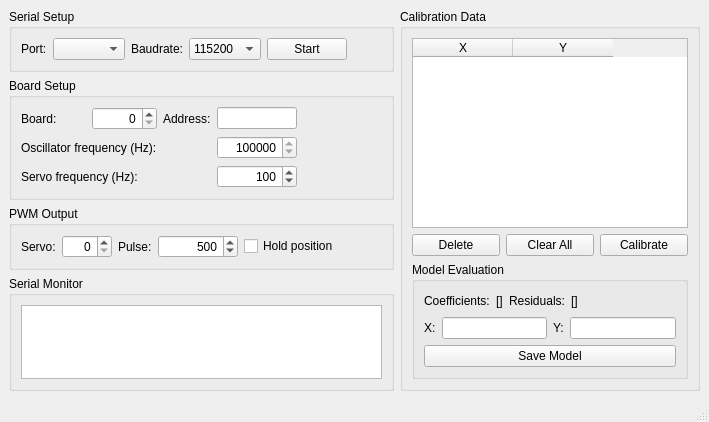
<?xml version="1.0" encoding="UTF-8"?>
<ui version="4.0">
 <class>MainWindow</class>
 <widget class="QMainWindow" name="MainWindow">
  <property name="geometry">
   <rect>
    <x>0</x>
    <y>0</y>
    <width>709</width>
    <height>422</height>
   </rect>
  </property>
  <property name="sizePolicy">
   <sizepolicy hsizetype="Preferred" vsizetype="Preferred">
    <horstretch>0</horstretch>
    <verstretch>0</verstretch>
   </sizepolicy>
  </property>
  <property name="windowTitle">
   <string>Calibration GUI</string>
  </property>
  <widget class="QWidget" name="centralwidget">
   <layout class="QHBoxLayout" name="horizontalLayout_7">
    <item>
     <layout class="QVBoxLayout" name="verticalLayout_2">
      <item>
       <widget class="QGroupBox" name="groupBox_2">
        <property name="title">
         <string>Serial Setup</string>
        </property>
        <layout class="QHBoxLayout" name="horizontalLayout_3">
         <item>
          <widget class="QLabel" name="label_4">
           <property name="text">
            <string>Port:</string>
           </property>
          </widget>
         </item>
         <item>
          <widget class="QComboBox" name="port_select"/>
         </item>
         <item>
          <widget class="QLabel" name="label_9">
           <property name="text">
            <string>Baudrate:</string>
           </property>
          </widget>
         </item>
         <item>
          <widget class="QComboBox" name="baud_select">
           <property name="currentIndex">
            <number>1</number>
           </property>
           <item>
            <property name="text">
             <string>9600</string>
            </property>
           </item>
           <item>
            <property name="text">
             <string>115200</string>
            </property>
           </item>
          </widget>
         </item>
         <item>
          <widget class="QPushButton" name="start_button">
           <property name="text">
            <string>Start</string>
           </property>
           <property name="checkable">
            <bool>true</bool>
           </property>
          </widget>
         </item>
         <item>
          <spacer name="horizontalSpacer_5">
           <property name="orientation">
            <enum>Qt::Horizontal</enum>
           </property>
           <property name="sizeHint" stdset="0">
            <size>
             <width>40</width>
             <height>20</height>
            </size>
           </property>
          </spacer>
         </item>
        </layout>
       </widget>
      </item>
      <item>
       <widget class="QGroupBox" name="groupBox_3">
        <property name="title">
         <string>Board Setup</string>
        </property>
        <layout class="QGridLayout" name="gridLayout">
         <item row="0" column="0">
          <layout class="QHBoxLayout" name="horizontalLayout_4">
           <item>
            <widget class="QLabel" name="label">
             <property name="text">
              <string>Board:</string>
             </property>
            </widget>
           </item>
           <item>
            <widget class="QSpinBox" name="board_value">
             <property name="minimumSize">
              <size>
               <width>50</width>
               <height>0</height>
              </size>
             </property>
             <property name="alignment">
              <set>Qt::AlignRight|Qt::AlignTrailing|Qt::AlignVCenter</set>
             </property>
             <property name="maximum">
              <number>2</number>
             </property>
            </widget>
           </item>
          </layout>
         </item>
         <item row="0" column="1">
          <widget class="QLabel" name="label_6">
           <property name="text">
            <string>Address:</string>
           </property>
          </widget>
         </item>
         <item row="0" column="2">
          <widget class="QLineEdit" name="board_address_edit">
           <property name="minimumSize">
            <size>
             <width>0</width>
             <height>0</height>
            </size>
           </property>
           <property name="maximumSize">
            <size>
             <width>80</width>
             <height>16777215</height>
            </size>
           </property>
           <property name="alignment">
            <set>Qt::AlignRight|Qt::AlignTrailing|Qt::AlignVCenter</set>
           </property>
           <property name="readOnly">
            <bool>true</bool>
           </property>
          </widget>
         </item>
         <item row="0" column="3">
          <spacer name="horizontalSpacer">
           <property name="orientation">
            <enum>Qt::Horizontal</enum>
           </property>
           <property name="sizeHint" stdset="0">
            <size>
             <width>40</width>
             <height>20</height>
            </size>
           </property>
          </spacer>
         </item>
         <item row="1" column="0">
          <widget class="QLabel" name="label_8">
           <property name="text">
            <string>Oscillator frequency (Hz):</string>
           </property>
          </widget>
         </item>
         <item row="2" column="0">
          <widget class="QLabel" name="label_7">
           <property name="text">
            <string>Servo frequency (Hz):</string>
           </property>
          </widget>
         </item>
         <item row="1" column="2">
          <widget class="QSpinBox" name="osc_freq_value">
           <property name="minimumSize">
            <size>
             <width>80</width>
             <height>0</height>
            </size>
           </property>
           <property name="alignment">
            <set>Qt::AlignRight|Qt::AlignTrailing|Qt::AlignVCenter</set>
           </property>
           <property name="minimum">
            <number>23000000</number>
           </property>
           <property name="maximum">
            <number>27000000</number>
           </property>
           <property name="singleStep">
            <number>100000</number>
           </property>
           <property name="value">
            <number>25000000</number>
           </property>
           <property name="displayIntegerBase">
            <number>10</number>
           </property>
          </widget>
         </item>
         <item row="2" column="2">
          <widget class="QSpinBox" name="servo_freq_value">
           <property name="minimumSize">
            <size>
             <width>50</width>
             <height>0</height>
            </size>
           </property>
           <property name="alignment">
            <set>Qt::AlignRight|Qt::AlignTrailing|Qt::AlignVCenter</set>
           </property>
           <property name="minimum">
            <number>50</number>
           </property>
           <property name="maximum">
            <number>1000</number>
           </property>
           <property name="singleStep">
            <number>1</number>
           </property>
           <property name="value">
            <number>100</number>
           </property>
          </widget>
         </item>
        </layout>
       </widget>
      </item>
      <item>
       <widget class="QGroupBox" name="groupBox">
        <property name="title">
         <string>PWM Output</string>
        </property>
        <layout class="QHBoxLayout" name="horizontalLayout_2">
         <item>
          <widget class="QLabel" name="label_2">
           <property name="text">
            <string>Servo:</string>
           </property>
          </widget>
         </item>
         <item>
          <widget class="QSpinBox" name="servo_value">
           <property name="minimumSize">
            <size>
             <width>50</width>
             <height>0</height>
            </size>
           </property>
           <property name="alignment">
            <set>Qt::AlignRight|Qt::AlignTrailing|Qt::AlignVCenter</set>
           </property>
           <property name="maximum">
            <number>7</number>
           </property>
          </widget>
         </item>
         <item>
          <widget class="QLabel" name="label_3">
           <property name="text">
            <string>Pulse:</string>
           </property>
          </widget>
         </item>
         <item>
          <widget class="QSpinBox" name="pulse_value">
           <property name="minimumSize">
            <size>
             <width>80</width>
             <height>0</height>
            </size>
           </property>
           <property name="alignment">
            <set>Qt::AlignRight|Qt::AlignTrailing|Qt::AlignVCenter</set>
           </property>
           <property name="accelerated">
            <bool>true</bool>
           </property>
           <property name="suffix">
            <string/>
           </property>
           <property name="maximum">
            <number>4095</number>
           </property>
           <property name="stepType">
            <enum>QAbstractSpinBox::DefaultStepType</enum>
           </property>
           <property name="value">
            <number>500</number>
           </property>
          </widget>
         </item>
         <item>
          <widget class="QCheckBox" name="hold_enable">
           <property name="text">
            <string>Hold position</string>
           </property>
          </widget>
         </item>
         <item>
          <spacer name="horizontalSpacer_6">
           <property name="orientation">
            <enum>Qt::Horizontal</enum>
           </property>
           <property name="sizeHint" stdset="0">
            <size>
             <width>40</width>
             <height>20</height>
            </size>
           </property>
          </spacer>
         </item>
        </layout>
       </widget>
      </item>
      <item>
       <widget class="QGroupBox" name="groupBox_4">
        <property name="title">
         <string>Serial Monitor</string>
        </property>
        <layout class="QVBoxLayout" name="verticalLayout">
         <item>
          <widget class="QTextEdit" name="console">
           <property name="readOnly">
            <bool>true</bool>
           </property>
          </widget>
         </item>
        </layout>
       </widget>
      </item>
     </layout>
    </item>
    <item>
     <widget class="QGroupBox" name="groupBox_5">
      <property name="title">
       <string>Calibration Data</string>
      </property>
      <layout class="QVBoxLayout" name="verticalLayout_4">
       <item>
        <widget class="QTableWidget" name="calibration_table">
         <column>
          <property name="text">
           <string>X</string>
          </property>
         </column>
         <column>
          <property name="text">
           <string>Y</string>
          </property>
         </column>
        </widget>
       </item>
       <item>
        <layout class="QHBoxLayout" name="horizontalLayout_8">
         <item>
          <widget class="QPushButton" name="delete_button">
           <property name="text">
            <string>Delete</string>
           </property>
          </widget>
         </item>
         <item>
          <widget class="QPushButton" name="clear_button">
           <property name="text">
            <string>Clear All</string>
           </property>
          </widget>
         </item>
         <item>
          <widget class="QPushButton" name="calibrate_button">
           <property name="text">
            <string>Calibrate</string>
           </property>
          </widget>
         </item>
        </layout>
       </item>
       <item>
        <widget class="QGroupBox" name="groupBox_6">
         <property name="title">
          <string>Model Evaluation</string>
         </property>
         <layout class="QVBoxLayout" name="verticalLayout_3">
          <item>
           <layout class="QHBoxLayout" name="horizontalLayout">
            <item>
             <widget class="QLabel" name="label_5">
              <property name="text">
               <string>Coefficients:</string>
              </property>
             </widget>
            </item>
            <item>
             <widget class="QLabel" name="coefficients_label">
              <property name="text">
               <string>[]</string>
              </property>
             </widget>
            </item>
            <item>
             <widget class="QLabel" name="label_10">
              <property name="text">
               <string>Residuals:</string>
              </property>
             </widget>
            </item>
            <item>
             <widget class="QLabel" name="residuals_label">
              <property name="text">
               <string>[]</string>
              </property>
             </widget>
            </item>
            <item>
             <spacer name="horizontalSpacer_2">
              <property name="orientation">
               <enum>Qt::Horizontal</enum>
              </property>
              <property name="sizeHint" stdset="0">
               <size>
                <width>40</width>
                <height>20</height>
               </size>
              </property>
             </spacer>
            </item>
           </layout>
          </item>
          <item>
           <layout class="QHBoxLayout" name="horizontalLayout_5">
            <item>
             <widget class="QLabel" name="label_11">
              <property name="text">
               <string>X:</string>
              </property>
             </widget>
            </item>
            <item>
             <widget class="QLineEdit" name="x_edit"/>
            </item>
            <item>
             <widget class="QLabel" name="label_12">
              <property name="text">
               <string>Y:</string>
              </property>
             </widget>
            </item>
            <item>
             <widget class="QLineEdit" name="y_edit"/>
            </item>
           </layout>
          </item>
          <item>
           <widget class="QPushButton" name="save_model_button">
            <property name="text">
             <string>Save Model</string>
            </property>
           </widget>
          </item>
         </layout>
        </widget>
       </item>
      </layout>
     </widget>
    </item>
   </layout>
  </widget>
  <widget class="QMenuBar" name="menubar">
   <property name="geometry">
    <rect>
     <x>0</x>
     <y>0</y>
     <width>709</width>
     <height>22</height>
    </rect>
   </property>
  </widget>
  <widget class="QStatusBar" name="statusbar"/>
 </widget>
 <resources/>
 <connections/>
</ui>
